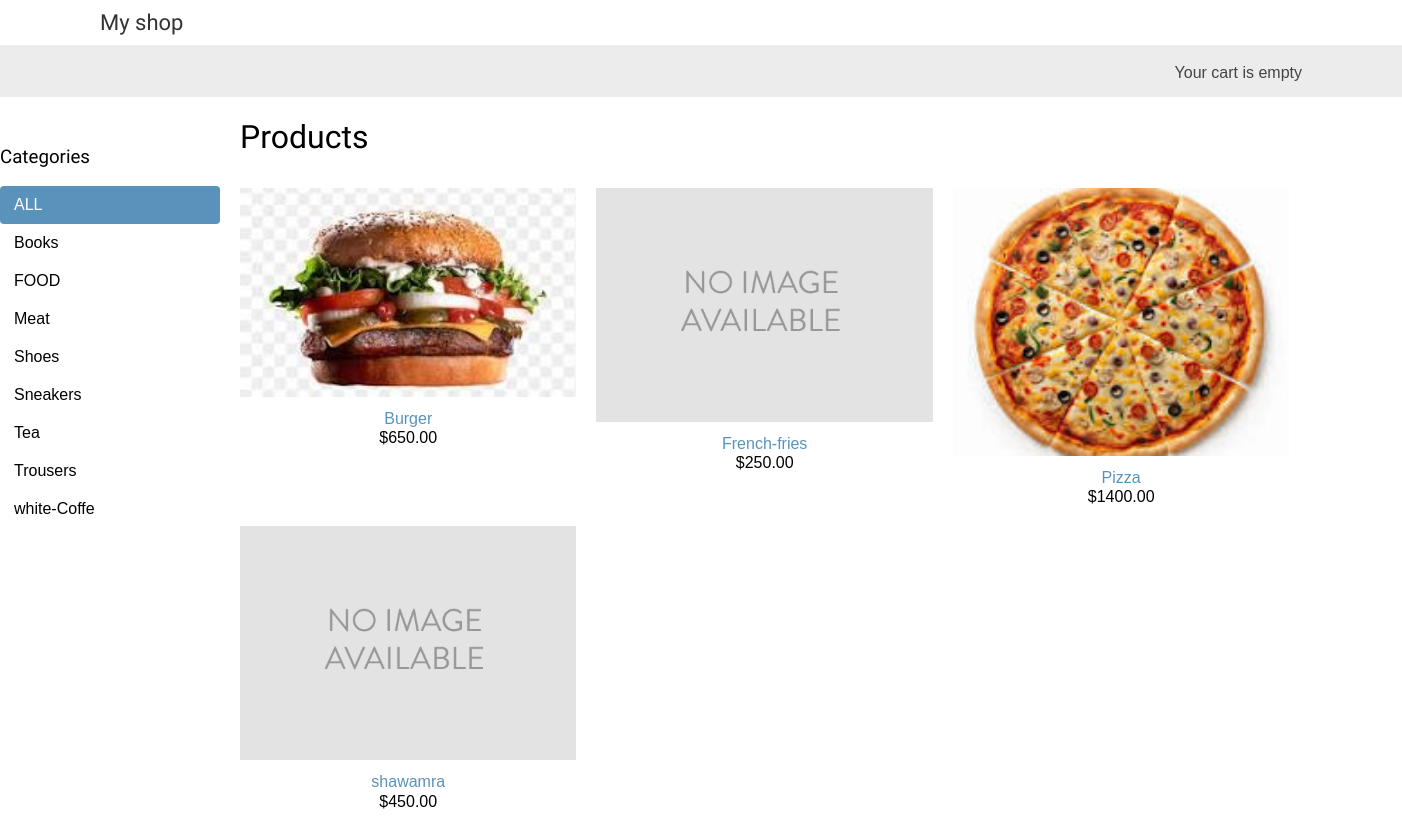
Screenshot of /food/ with the database file from the repository.
### shop/models.py (models this page shows, shortened)
class Category(models.Model):
    name = models.CharField(max_length=200)
    slug = models.SlugField(max_length=200, unique=True)
    class Meta:
        ordering = ['name']
        indexes = [
            models.Index(fields=['name']),
        ]
        verbose_name = 'category'
        verbose_name_plural = 'categories'
    def get_absolute_url(self):
        return reverse('shop:product_list_by_category', args=[self.slug])

class Product(models.Model):
    category = models.ForeignKey(Category, related_name='products', on_delete=models.CASCADE)
    name = models.CharField(max_length=200)
    slug = models.SlugField(max_length=200)
    image = models.ImageField(upload_to='products/%Y/%m/%d', blank=True)
    description = models.TextField(blank=True)
    price = models.DecimalField(max_digits=10, decimal_places=2)
    available = models.BooleanField(default=True)
    created = models.DateTimeField(auto_now_add=True)
    updated = models.DateTimeField(auto_now=True)
    class Meta:
        ordering = ['name']
        indexes = [
            models.Index(fields=['id','slug']),
            models.Index(fields=['name']),
            models.Index(fields=['-created']),
        ]
    def get_absolute_url(self):
        return reverse('shop:product_detail', args=[self.id,self.slug])

### shop/views.py (the view)
# urls.py: path('', views.product_list, name='product_list'),
def product_list(request, category_slug=None):
    categories  = Category.objects.all()
    products  = Product.objects.filter(available=True)
    if category_slug:
        category = get_object_or_404(Category, slug=category_slug)
        products = products.filter(category=category)
    return render(request, 'shop/product/list.html', {'categories': categories, 'products': products})

### cart/cart.py (called while the page is built)
    def __len__(self):
        return sum(item['quantity'] for item in self.cart.values())

### cart/context_processors.py (called while the page is built)
def cart(request):
    return{'cart':Cart(request)}

### shop/templates/shop/product/list.html (shortened to what this page needs)
 {% extends "base.html" %}
 {% load static %}
{%  block content  %}
<div  id="sidebar">
    <h3>Categories</h3>
    <ul>
        <li{% if not category  %} class="selected"{% endif %}>
            <a href="{% url "shop:product_list" %}">ALL</a>
        </li>
        {% for c in categories %}
        <li
            <a href="{{ c.get_absolute_url}}">{{ c.name }}</a>
        </li>
        {% endfor %}
    </ul>
</div>
<div id="main" class="product-list">
    <h1>{% if category %}{{ category.name }}{% else  %}Products{% endif %}</h1>
    {% for product in products   %}
    <div class="item">
        <a href="{{ product.get_absolute_url }}">
            <img src="{% if product.image %}{{ product.image.url }}{% else %}{% static "img/no_image.png" %}{% endif %}">
        </a>
        <a href="{{ product.get_absolute_url }}">{{ product.name}}</a>
        <br>
        ${{ product.price }}
    </div>
    {% endfor %}
</div>
{% endblock %}

### shop/templates/base.html (shortened to what this page needs)
{% load static %}
<!DOCTYPE html>
<html>
    <head>
    <link href="{% static 'css/base.css' %}" rel="stylesheet">
</head>
    <body>
        <div id="header">
            <a href="/" class="logo">My shop</a>
        </div>
        <div id="subheader">
                <div class="cart">
                    {% with total_items=cart|length    %}
                    {%  if total_items > 0 %}
                    {% comment %}This conditional statement checks wether there are items in shopping cart {% endcomment %}
                    Your cart:
                    <a href="{% url "cart:cart_detail" %}">
                        {% comment %} creates a link to the cart detail page using {% url%}  template tag
                        the argument 'cart:cart_detail' refers  to the URL named  'cart_detail' within the cart app{% endcomment %}
                        {{ total_items }}item{{ total_items|pluralize }},
                        {% comment %} Displays the total number of items in cart and  {{ total_items|pluralize }},
                        adds appropriate plurazation , so it would say item  for one item and items for
                        more than one{% endcomment %}
                        ${{ cart.get_total_price }}
                        {% comment %}Displays the total price of all items in the cart {% endcomment %}
                    </a>
                    {% elif not order %}
                    Your cart is empty
                    {% endif   %}
                    {% endwith %}
                </div>
        </div>
        <div>
            {%  block content  %}
            {%  endblock %}
        </div>
    </body>
</html>

### shop/static/css/base.css (style rules this page uses)
body { margin:0; padding:0; font-family:helvetica, sans-serif; }
h1, h2, h3, h4, h5 , h6 { font-family: 'Ubuntu', sans-serif; font-weight:normal; }
a { text-decoration:none; color:#5993bb; }
#header { padding:10px 100px; font-size:18px; overflow:auto; }
#subheader { background:#ececec; color:#444; padding:15px 100px; overflow:auto; }
#header .logo { font-family: 'Ubuntu', sans-serif; float:left; color:#333; font-size:22px; margin-right:10%; }
#subheader .cart { float:right; padding-top:4px; }
#sidebar { width:220px; padding:30px 20px 0 0; float:left; }
#sidebar ul { margin:0; padding:0; }
#sidebar ul li { margin:0; list-style:none; padding:10px 14px; }
#sidebar ul li a { display:block; }
#sidebar ul li.selected { background:#5993bb; border-radius:4px; }
#sidebar ul li.selected a { color:#fff; }
#main { float:left; width: 96%; margin-right:-220px; overflow:hidden; }
.product-list .item { width:25%; padding:10px 20px 10px 0; float:left; text-align:center; line-height:1.2; }
.product-list .item img { width:100%; margin-bottom:8px; }

### rows the page displays
Category: name "Books"
Category: name "FOOD"
Category: name "Meat"
Category: name "Shoes"
Category: name "Sneakers"
Category: name "Tea"
Category: name "Trousers"
Category: name "white-Coffe"
Product: image (picture), name "Burger", price "650.00"
Product: name "French-fries", price "250.00"
Product: image (picture), name "Pizza", price "1400.00"
Product: name "shawamra", price "450.00"
